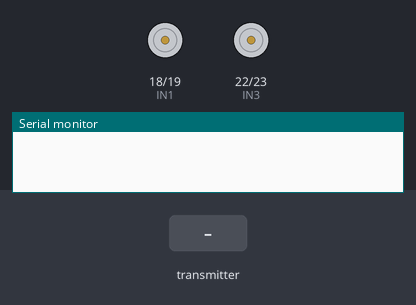
Bench run of a sketch on a simulated ESP32. Shown: motor-driver pin pairs drawn as motors (green arrow = first pin HIGH = forward, orange = second pin HIGH = backward, longer = more drive), the last lines printed to the serial monitor. The inputs (shaded band) are chosen by the test bench.

Above: at 1.2 s.
1.3 s: the transmitter starts sending x = 0
At 2.5 s:
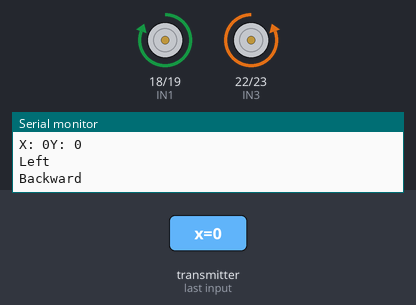
2.8 s: the transmitter starts sending x = 4095
At 3.6 s:
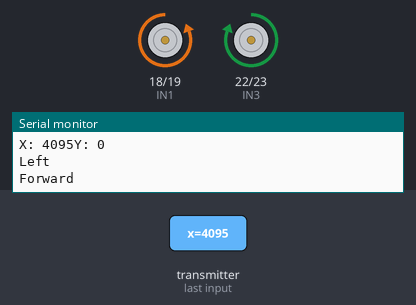
4.3 s: the transmitter starts sending x = 2048
At 4.8 s:
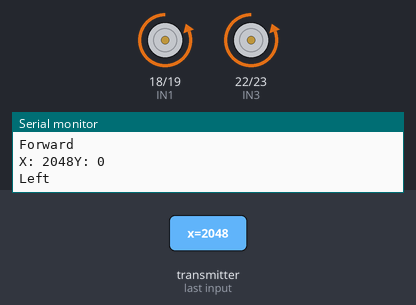
5.8 s: the transmitter starts sending y = 4095
At 7.0 s:
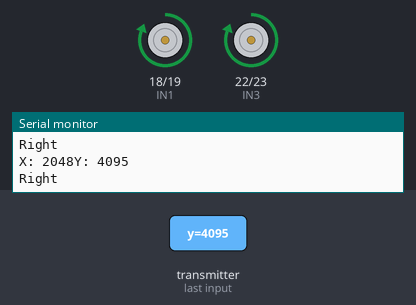
7.3 s: the transmitter starts sending y = 0
At 8.2 s:
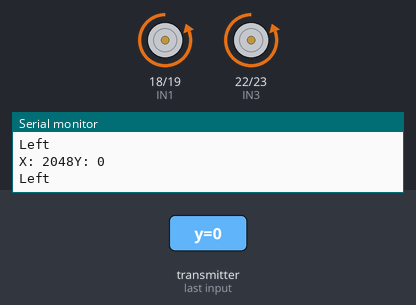
8.8 s: the transmitter starts sending y = 2048
At 9.4 s:
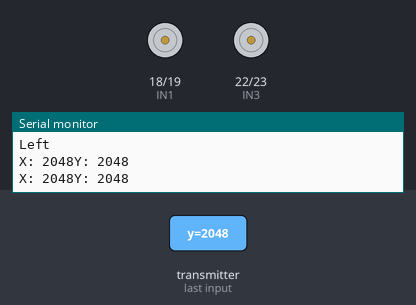
Timing chart, 0 to 11.3 s (numbered marks = the images above; inputs shaded):
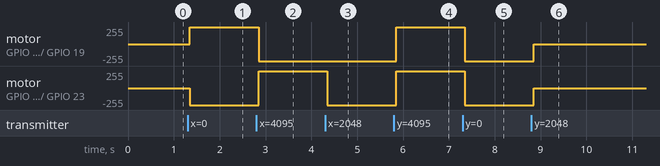

The sketch:

reciver-side.ino
```cpp
#include <esp_now.h>
#include <WiFi.h>

// Motor pins
#define IN1 18
#define IN2 19
#define IN3 22
#define IN4 23

typedef struct {
  int x;
  int y;
} joystick_data;

joystick_data jsData;


void forward(){
  Serial.println("Forward");
  digitalWrite(IN1, LOW); digitalWrite(IN2, HIGH);
  digitalWrite(IN3, HIGH); digitalWrite(IN4, LOW);

}

void backward(){
  Serial.println("Backward");
  digitalWrite(IN1, HIGH); digitalWrite(IN2, LOW);
  digitalWrite(IN3, LOW); digitalWrite(IN4, HIGH);


}

void right(){
  Serial.println("Right");
  digitalWrite(IN1, HIGH); digitalWrite(IN2, LOW);
  digitalWrite(IN3, HIGH); digitalWrite(IN4, LOW);
}

void left(){
  Serial.println("Left");
  digitalWrite(IN1, LOW); digitalWrite(IN2, HIGH);
  digitalWrite(IN3, LOW); digitalWrite(IN4, HIGH);
}


void stop(){
  digitalWrite(IN1, LOW);
  digitalWrite(IN2, LOW);
  digitalWrite(IN3, LOW);
  digitalWrite(IN4, LOW);
}

void moveCar(int x, int y) {
  int center = 1601;   // midpoint for 12-bit ADC
  int deadzone = 500;  // tolerance
  Serial.print("X: ");
  Serial.print(x);
  Serial.print("Y: ");
  Serial.println(y);


  // Stop by default
  stop();

  if (y > center + deadzone) {
    right();
  }
  if (y < center - deadzone) {
    left();
  }

 if (x > center + deadzone) {
    forward();

  }
  else if (x < center - deadzone) {
    backward();
  }
}

// ✅ Updated callback signature for ESP32 Arduino core v3.x
void OnDataRecv(const esp_now_recv_info *info, const uint8_t *incomingData, int len) {
  if (len == sizeof(jsData)) {
    memcpy(&jsData, incomingData, sizeof(jsData));
    moveCar(jsData.x, jsData.y);
    delay(50);
  }
}

void setup() {
  Serial.begin(9600);

  pinMode(IN1, OUTPUT);
  pinMode(IN2, OUTPUT);
  pinMode(IN3, OUTPUT);
  pinMode(IN4, OUTPUT);

  WiFi.mode(WIFI_STA);

  if (esp_now_init() != ESP_OK) {
    Serial.println("Error initializing ESP-NOW");
    return;
  }

  esp_now_register_recv_cb(OnDataRecv);
  delay(10);
}

void loop() {
  // Nothing, control is via callback
}
```

Measured:
- after the input at 1.3 s, motor on GPIO 18 (IN1) / GPIO 19 (IN2): stopped → forward 255/255 after 0.05 s; motor on GPIO 22 (IN3) / GPIO 23 (IN4): stopped → backward 255/255 after 0.05 s
- after the input at 2.8 s, motor on GPIO 18 (IN1) / GPIO 19 (IN2): forward 255/255 → backward 255/255 after 0.05 s; motor on GPIO 22 (IN3) / GPIO 23 (IN4): backward 255/255 → forward 255/255 after 0.05 s
- after the input at 4.3 s, motor on GPIO 22 (IN3) / GPIO 23 (IN4): forward 255/255 → backward 255/255 after 0.05 s
- after the input at 5.8 s, motor on GPIO 18 (IN1) / GPIO 19 (IN2), motor on GPIO 22 (IN3) / GPIO 23 (IN4): backward 255/255 → forward 255/255 after 0.05 s
- after the input at 7.3 s, motor on GPIO 18 (IN1) / GPIO 19 (IN2), motor on GPIO 22 (IN3) / GPIO 23 (IN4): forward 255/255 → backward 255/255 after 0.05 s
- after the input at 8.8 s, motor on GPIO 18 (IN1) / GPIO 19 (IN2), motor on GPIO 22 (IN3) / GPIO 23 (IN4): backward 255/255 → stopped after 0.05 s
